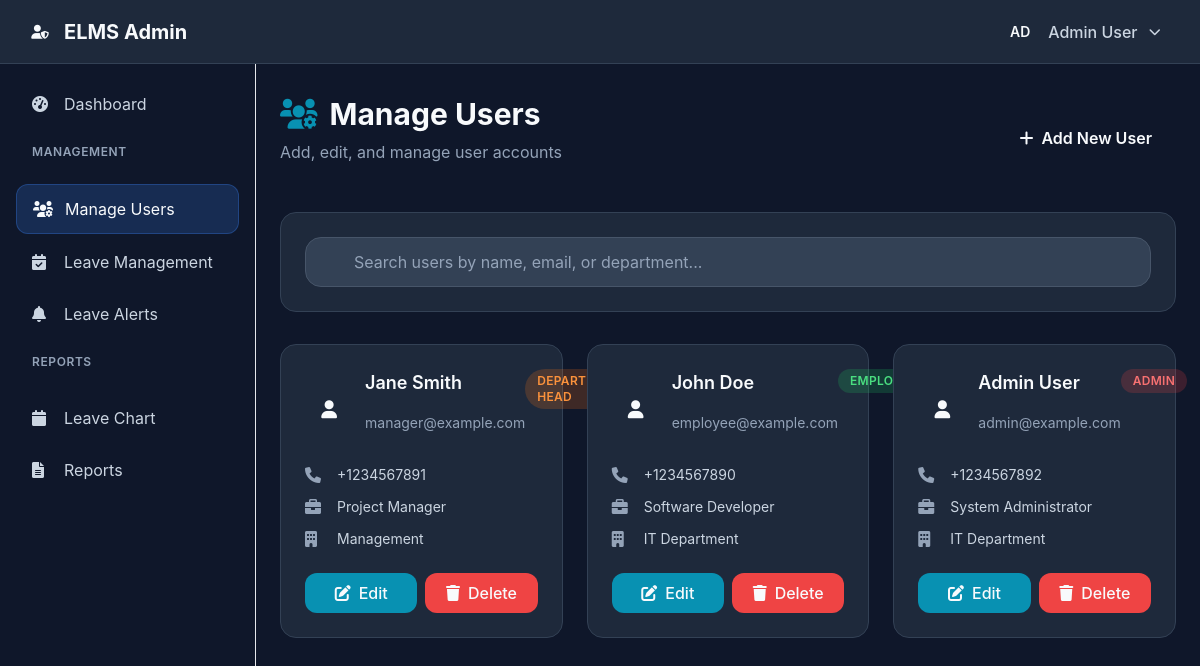
Screenshot of /app/modules/admin/views/manage_user.php (signed in) with the database file from the repository.
### tables this page shows
CREATE TABLE IF NOT EXISTS employees (
    id INT PRIMARY KEY AUTO_INCREMENT,
    email VARCHAR(255) UNIQUE NOT NULL,
    password VARCHAR(255) NOT NULL,
    name VARCHAR(255) NOT NULL,
    email_verified TINYINT(1) DEFAULT 0,
    verification_token VARCHAR(255) NULL,
    verification_expires DATETIME NULL,
    account_status ENUM('pending', 'active', 'suspended') DEFAULT 'pending',
    role ENUM('employee', 'manager', 'admin') DEFAULT 'employee',
    position VARCHAR(255) NULL,
    department VARCHAR(255) NULL,
    contact VARCHAR(255) NULL,
    annual_leave_balance INT DEFAULT 20,
    sick_leave_balance INT DEFAULT 10,
    created_at TIMESTAMP DEFAULT CURRENT_TIMESTAMP
);

### app/modules/admin/views/manage_user.php (the view, shortened to what this page needs)
<?php
require_once '../../../../config/database.php';
$stmt = $pdo->query("SELECT * FROM employees ORDER BY position ASC, name ASC");
$users = $stmt->fetchAll();
?>
<!DOCTYPE html>
<html lang="en">
<head>
    <link rel="stylesheet" href="../../../../assets/css/tailwind.css">
    <link rel="stylesheet" href="../../../../assets/libs/fontawesome/css/all.min.css">
    <link rel="stylesheet" href="../../../../assets/css/style.css">
    <link rel="stylesheet" href="../../../../assets/css/dark-theme.css">
    <link rel="stylesheet" href="../../../../assets/css/admin_style.css">
</head>
<body class="bg-slate-900 text-white">
    <?php include '../../../../includes/unified_navbar.php'; ?>
    <div class="flex">
        <aside class="fixed left-0 top-16 h-screen w-64 bg-slate-900 border-r border-slate-800 overflow-y-auto z-40">
            <nav class="p-4 space-y-2">
                <a href="dashboard.php" class="flex items-center space-x-3 px-4 py-3 text-slate-300 hover:text-white hover:bg-slate-700 rounded-lg transition-colors">
                    <i class="fas fa-tachometer-alt w-5"></i>
                    <span>Dashboard</span>
                </a>
                <div class="space-y-1">
                    <h3 class="text-xs font-semibold text-slate-400 uppercase tracking-wider px-4 py-2">Management</h3>
                    <a href="manage_user.php" class="flex items-center space-x-3 px-4 py-3 text-white bg-blue-500/20 rounded-lg border border-blue-500/30">
                        <i class="fas fa-users-cog w-5"></i>
                        <span>Manage Users</span>
                    </a>
                    <a href="leave_management.php" class="flex items-center space-x-3 px-4 py-3 text-slate-300 hover:text-white hover:bg-slate-700 rounded-lg transition-colors">
                        <i class="fas fa-calendar-check w-5"></i>
                        <span>Leave Management</span>
                    </a>
                    <a href="leave_alerts.php" class="flex items-center space-x-3 px-4 py-3 text-slate-300 hover:text-white hover:bg-slate-700 rounded-lg transition-colors">
                        <i class="fas fa-bell w-5"></i>
                        <span>Leave Alerts</span>
                    </a>
                </div>
                <div class="space-y-1">
                    <h3 class="text-xs font-semibold text-slate-400 uppercase tracking-wider px-4 py-2">Reports</h3>
                    <a href="calendar.php" class="flex items-center space-x-3 px-4 py-3 text-slate-300 hover:text-white hover:bg-slate-700 rounded-lg transition-colors">
                        <i class="fas fa-calendar w-5"></i>
                        <span>Leave Chart</span>
                    </a>
                    <a href="reports.php" class="flex items-center space-x-3 px-4 py-3 text-slate-300 hover:text-white hover:bg-slate-700 rounded-lg transition-colors">
                        <i class="fas fa-file-alt w-5"></i>
                        <span>Reports</span>
                    </a>
                </div>
            </nav>
        </aside>
        <main class="flex-1 ml-64 p-6 pt-24">
            <div class="max-w-7xl mx-auto">
                <div class="mb-8">
                    <div class="flex items-center justify-between">
                        <div>
                            <h1 class="text-3xl font-bold text-white mb-2 flex items-center">
                                <i class="fas fa-users-cog text-primary mr-3"></i>Manage Users
                            </h1>
                            <p class="text-slate-400">Add, edit, and manage user accounts</p>
                        </div>
                        <button type="button" onclick="openAddUserModal()" class="bg-gradient-to-r from-primary to-accent hover:from-primary/90 hover:to-accent/90 text-white font-semibold py-3 px-6 rounded-xl transition-all duration-300 transform hover:scale-[1.02] hover:shadow-xl">
                            <i class="fas fa-plus mr-2"></i>Add New User
                        </button>
                    </div>
                </div>
                <div class="bg-slate-800 rounded-2xl p-6 mb-8 border border-slate-700">
                    <div class="relative">
                        <input type="text"
                               id="searchInput"
                               placeholder="Search users by name, email, or department..."
                               class="w-full bg-slate-700 border border-slate-600 rounded-xl px-4 py-3 pl-12 text-white placeholder-slate-400 focus:outline-none focus:ring-2 focus:ring-primary focus:border-transparent">
                    </div>
                </div>
                <div class="grid grid-cols-1 md:grid-cols-2 lg:grid-cols-3 gap-6" id="usersRow">
                    <?php foreach ($users as $user): ?>
                    <div id="user-card-<?php echo $user['id']; ?>" class="bg-slate-800 rounded-2xl p-6 border border-slate-700 hover:border-slate-600/50 transition-all duration-300 hover:scale-[1.02] hover:shadow-xl">
                        <div class="flex justify-between items-start mb-4">
                            <div class="flex items-center space-x-3">
                                <div class="w-12 h-12 bg-gradient-to-r from-primary to-accent rounded-xl flex items-center justify-center">
                                    <i class="fas fa-user text-white text-lg"></i>
                                </div>
                                <div>
                                    <h3 class="text-lg font-semibold text-white"><?php echo htmlspecialchars($user['name']); ?></h3>
                                    <p class="text-slate-400 text-sm"><?php echo htmlspecialchars($user['email']); ?></p>
                                </div>
                            </div>
                            <span class="px-3 py-1 rounded-full text-xs font-semibold uppercase tracking-wide <?php
                                echo $user['role'] === 'admin' ? 'bg-red-500/20 text-red-400' :
                                    ($user['role'] === 'manager' ? 'bg-orange-500/20 text-orange-400' :
                                    ($user['role'] === 'director' ? 'bg-purple-500/20 text-purple-400' : 'bg-green-500/20 text-green-400'));
                            ?>">
                                <?php
                                    echo $user['role'] === 'manager' ? 'Department Head' :
                                        ($user['role'] === 'director' ? 'Director Head' : ucfirst($user['role']));
                                ?>
                            </span>
                        </div>
                        <div class="space-y-3 mb-6">
                            <div class="flex items-center text-slate-300">
                                <i class="fas fa-phone w-5 text-slate-400 mr-3"></i>
                                <span class="text-sm"><?php echo htmlspecialchars($user['contact'] ?? 'Not set'); ?></span>
                            </div>
                            <div class="flex items-center text-slate-300">
                                <i class="fas fa-briefcase w-5 text-slate-400 mr-3"></i>
                                <span class="text-sm"><?php echo htmlspecialchars($user['position'] ?? 'Not set'); ?></span>
                            </div>
                            <div class="flex items-center text-slate-300">
                                <i class="fas fa-building w-5 text-slate-400 mr-3"></i>
                                <span class="text-sm"><?php echo htmlspecialchars($user['department'] ?? 'Not set'); ?></span>
                            </div>
                        </div>
                        <div class="flex gap-2">
                            <button onclick="editUser(<?php echo $user['id']; ?>, '<?php echo htmlspecialchars($user['name']); ?>', '<?php echo htmlspecialchars($user['email']); ?>', '<?php echo htmlspecialchars($user['contact'] ?? ''); ?>', '<?php echo htmlspecialchars($user['position'] ?? ''); ?>', '<?php echo htmlspecialchars($user['department'] ?? ''); ?>', '<?php echo htmlspecialchars($user['role']); ?>')"
                                    class="flex-1 bg-primary hover:bg-primary/90 text-white font-medium py-2 px-4 rounded-lg transition-colors">
                                <i class="fas fa-edit mr-2"></i>Edit
                            </button>
                            <button onclick="deleteUser(<?php echo $user['id']; ?>)"
                                    class="flex-1 bg-red-500 hover:bg-red-600 text-white font-medium py-2 px-4 rounded-lg transition-colors">
                                <i class="fas fa-trash mr-2"></i>Delete
                            </button>
                        </div>
                    </div>
                    <?php endforeach; ?>
                </div>
            </div>
        </main>
    </div>
</body>
</html>

### assets/css/dark-theme.css (style rules this page uses)
:root { --primary: #0891b2; --primary-hover: #0e7490; --primary-light: #0891b2; --primary-dark: #155e75; --secondary: #f97316; --secondary-hover: #ea580c; --accent: #06b6d4; --accent-hover: #0891b2; --bg-primary: #0f172a; --bg-secondary: #1e293b; --bg-tertiary: #334155; --bg-hover: #475569; --text-primary: #f8fafc; --text-secondary: #cbd5e1; --text-muted: #94a3b8; --text-disabled: #64748b; --border-primary: #334155; --border-secondary: #475569; --border-hover: #64748b; --success: #10b981; --success-bg: #064e3b; --warning: #f59e0b; --warning-bg: #78350f; --danger: #ef4444; --danger-bg: #7f1d1d; --info: #3b82f6; --info-bg: #1e3a8a; --space-1: 0.25rem; --space-2: 0.5rem; --space-3: 0.75rem; --space-4: 1rem; --space-5: 1.25rem; --space-6: 1.5rem; --space-8: 2rem; --space-10: 2.5rem; --space-12: 3rem; --space-16: 4rem; --space-20: 5rem; --radius-sm: 0.25rem; --radius-md: 0.375rem; --radius-lg: 0.5rem; --radius-xl: 0.75rem; --radius-2xl: 1rem; --radius-3xl: 1.5rem; --radius-full: 9999px; --shadow-sm: 0 1px 2px 0 rgba(0, 0, 0, 0.05); --shadow-md: 0 4px 6px -1px rgba(0, 0, 0, 0.1), 0 2px 4px -1px rgba(0, 0, 0, 0.06); --shadow-lg: 0 10px 15px -3px rgba(0, 0, 0, 0.1), 0 4px 6px -2px rgba(0, 0, 0, 0.05); --shadow-xl: 0 20px 25px -5px rgba(0, 0, 0, 0.1), 0 10px 10px -5px rgba(0, 0, 0, 0.04); --shadow-2xl: 0 25px 50px -12px rgba(0, 0, 0, 0.25); --font-size-xs: 0.75rem; --font-size-sm: 0.875rem; --font-size-base: 1rem; --font-size-lg: 1.125rem; --font-size-xl: 1.25rem; --font-size-2xl: 1.5rem; --font-size-3xl: 1.875rem; --font-size-4xl: 2.25rem; --font-weight-normal: 400; --font-weight-medium: 500; --font-weight-semibold: 600; --font-weight-bold: 700; --transition-fast: 150ms ease-in-out; --transition-normal: 300ms ease-in-out; --transition-slow: 500ms ease-in-out; --z-dropdown: 1000; --z-sticky: 1020; --z-fixed: 1030; --z-modal-backdrop: 1040; --z-modal: 1050; --z-popover: 1060; --z-tooltip: 1070; --z-toast: 1080; }
* { box-sizing: border-box; }
html { font-size: 16px; line-height: 1.5; -webkit-text-size-adjust: 100%; -webkit-font-smoothing: antialiased; -moz-osx-font-smoothing: grayscale; }
body { font-family: -apple-system, BlinkMacSystemFont, 'Segoe UI', Roboto, 'Helvetica Neue', Arial, sans-serif; font-size: var(--font-size-base); font-weight: var(--font-weight-normal); line-height: 1.5; color: var(--text-primary); background-color: var(--bg-primary); margin: 0; padding: 0; min-height: 100vh; overflow-x: hidden; }
h1, h2, h3, h4, h5, h6 { margin: 0 0 var(--space-4) 0; font-weight: var(--font-weight-semibold); line-height: 1.25; color: var(--text-primary); }
h1 { font-size: var(--font-size-4xl); }
h3 { font-size: var(--font-size-2xl); }
p { margin: 0 0 var(--space-4) 0; color: var(--text-secondary); }
a { color: var(--primary); text-decoration: none; transition: color var(--transition-fast); }
.text-primary { color: var(--primary) !important; }
.text-white { color: var(--text-primary) !important; }
.bg-primary { background-color: var(--primary) !important; }
.rounded-lg { border-radius: var(--radius-xl) !important; }
.rounded-xl { border-radius: var(--radius-2xl) !important; }

### includes/components/unified_navbar.php (style rules this page uses)
nav { z-index: 50; position: relative; }
.relative { z-index: 100; position: relative; }
#searchInput { position: relative; z-index: 1; }

### app/modules/admin/views/manage_user.php (style rules this page uses)
#searchInput { position: relative; z-index: 1; }
.bg-slate-800.rounded-2xl.p-6.mb-8.border.border-slate-700 { position: relative; z-index: 1; }

### rows the page displays
employees: name "Jane Smith", email "manager@example.com", role "DEPARTMENT HEAD", contact "+1234567891", position "Project Manager", department "Management"
employees: name "John Doe", email "employee@example.com", role "EMPLOYEE", contact "+1234567890", position "Software Developer", department "IT Department"
employees: name "Admin User", email "admin@example.com", role "ADMIN", contact "+1234567892", position "System Administrator", department "IT Department"

### other values shown
$panel_title "ELMS Admin"
$user_initials "AD"
$user_name "Admin User"
